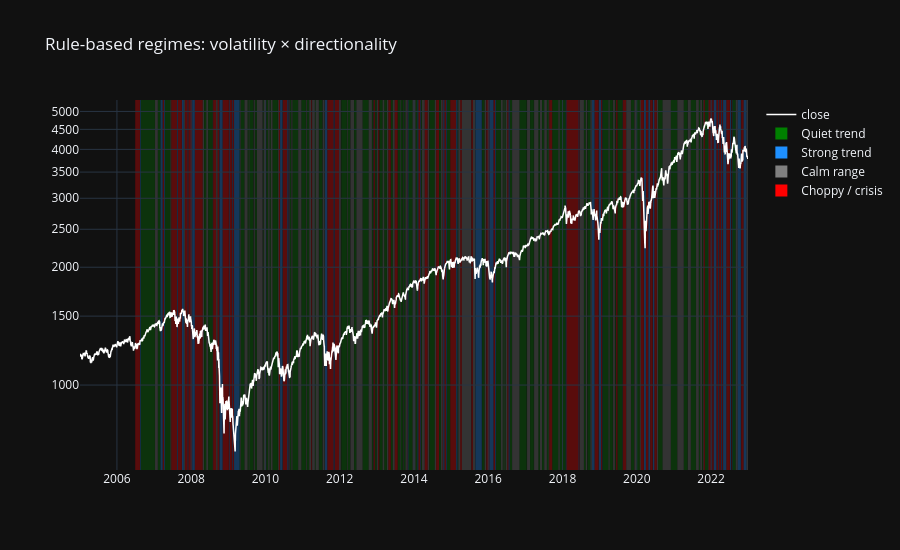

Notebook source saved alongside this figure:
### Code cell
fig = go.Figure(go.Scatter(x=prices.index, y=prices.Close, name="close", line=dict(color="white", width=1.5)))
for q, color in QCOLOR.items():
    shade(fig, regime == q, color, opacity=0.3)
    fig.add_trace(go.Scatter(x=[None], y=[None], mode="markers", marker=dict(color=color, size=12, symbol="square"), name=q))
fig.update_yaxes(type="log")
fig.update_layout(title="Rule-based regimes: volatility × directionality", height=550)
fig.show()
